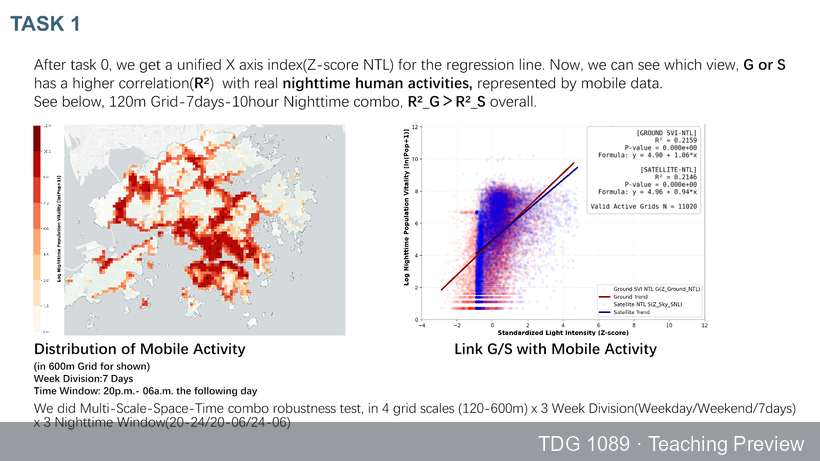
#> input picture assets/images/night-audit-human-activity.jpg, 820 x 461 px
$ python nighttime_image_metrics_demo.py ../assets/images/night-audit-human-activity.jpg
#> lines starting #> are read from the running program, lines starting #| are printed output that depends on the picture; after the words box and inside, x2 and y2 are one past the last pixel; in counts of white or black regions, pixels touching at a corner belong together; long printed decimals are rounded
"""A compact teaching demonstration for nighttime-image brightness metrics.

Adapted from the NightDiff repository's illumination-analysis workflow:
https://github.com/NickoKai1008/NightDiff-Eclipses_Navigate_Territories_of_Justice

Upstream code is licensed under Apache License 2.0. This file is a modified
teaching derivative: it uses English documentation, removes project-specific
paths, accepts one image through a command-line interface, and reports a
simplified global bright-pixel centroid rather than contour-level centroids.
See UPSTREAM_NIGHTDIFF_LICENSE.txt.
"""

from __future__ import annotations

import argparse
import json
from pathlib import Path

import numpy as np
from PIL import Image


def calculate_brightness_metrics(
    grayscale: np.ndarray,
    threshold: int = 200,
) -> dict[str, float | None]:
    """Calculate three interpretable metrics from a grayscale image.

    The metrics are mean pixel brightness, the share of pixels at or above the
    selected threshold, and the distance between the bright-pixel centroid and
    the image centre. Centroid distance is normalised to the interval 0–1.
    """

    pixels = np.asarray(grayscale, dtype=np.float64)
    if pixels.ndim != 2 or pixels.size == 0:
        raise ValueError("grayscale must be a non-empty two-dimensional array")
    if not 0 <= threshold <= 255:
        raise ValueError("threshold must be between 0 and 255")

    bright_mask = pixels >= threshold
    bright_coordinates = np.argwhere(bright_mask)

    centroid_distance = None
    if bright_coordinates.size:
        centroid_y, centroid_x = bright_coordinates.mean(axis=0)
        centre_y = (pixels.shape[0] - 1) / 2
        centre_x = (pixels.shape[1] - 1) / 2
        maximum_distance = float(np.hypot(centre_y, centre_x))
        raw_distance = float(np.hypot(centroid_y - centre_y, centroid_x - centre_x))
        centroid_distance = 0.0 if maximum_distance == 0 else raw_distance / maximum_distance

    return {
        "mean_brightness": float(pixels.mean()),
        "bright_pixel_share": float(bright_mask.mean()),
        "bright_centroid_distance": centroid_distance,
    }


def load_grayscale_image(image_path: Path, size: int) -> np.ndarray:
    """Load an image, convert it to grayscale and resize it to a square."""

    if size < 1:
        raise ValueError("size must be a positive integer")
    with Image.open(image_path) as image:
        grayscale = image.convert("L").resize((size, size), Image.Resampling.LANCZOS)
        return np.asarray(grayscale, dtype=np.uint8)


def main() -> None:
    parser = argparse.ArgumentParser(
        description="Calculate teaching-scale brightness metrics for one nighttime image.",
    )
    parser.add_argument("image", type=Path, help="Path to a JPEG or PNG image")
    parser.add_argument("--threshold", type=int, default=200, help="Bright-pixel threshold from 0 to 255")
    parser.add_argument("--size", type=int, default=512, help="Square analysis size in pixels")
    args = parser.parse_args()

    grayscale = load_grayscale_image(args.image, args.size)
#> in load_grayscale_image, image is the input picture: PIL image 820x461 RGB; mean R, G, B 230.5, 226.9, 228.4
#> in load_grayscale_image, `grayscale = image.convert("L").resize((size, size), Image.Resampling.L..`:
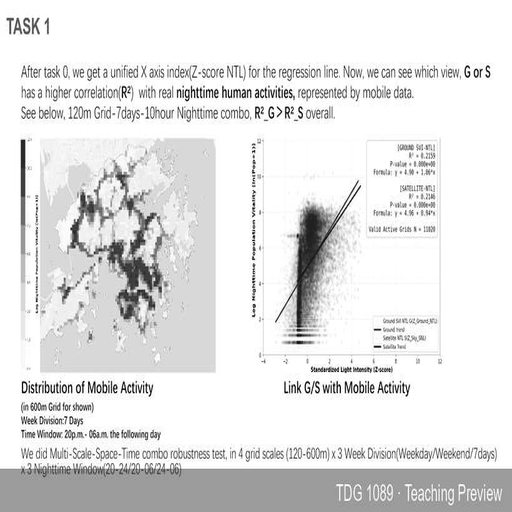
#> grayscale: PIL image 512x512 L; min 0, max 255, mean 227.9
    result = {
        "image": str(args.image),
        "threshold": args.threshold,
        "analysis_size": args.size,
        **calculate_brightness_metrics(grayscale, args.threshold),
    }
#> in calculate_brightness_metrics, `bright_mask = pixels >= threshold`:
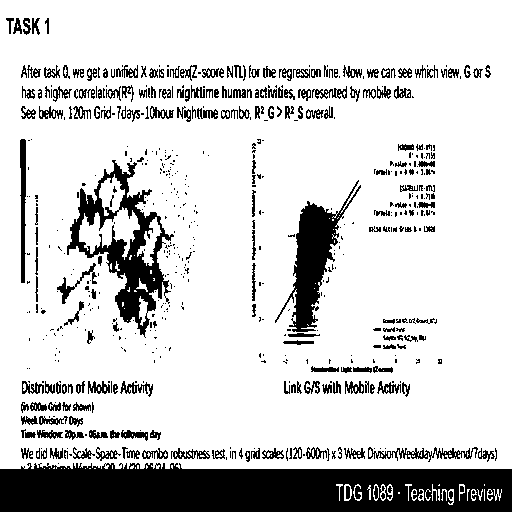
#> bright_mask: shape (512, 512) bool; 81.8% white; 607 black regions (383 under 20 px), largest, box (x1, y1, x2, y2) and area: (0, 463, 512, 512) 21451, (67, 160, 174, 338) 5491, (275, 180, 361, 332) 3857
#> in calculate_brightness_metrics, `bright_coordinates = np.argwhere(bright_mask)`: bright_coordinates = 214531 pairs, first value 0 to 504, second value 0 to 511
#> in calculate_brightness_metrics, `centroid_y, centroid_x = bright_coordinates.mean(axis=0)`: centroid_y = 232.8; centroid_x = 261.8
#> in calculate_brightness_metrics, `raw_distance = float(np.hypot(centroid_y - centre_y, centroid_x - cent..`: raw_distance = 23.53
#> in calculate_brightness_metrics, `centroid_distance = 0.0 if maximum_distance == 0 else raw_distance / m..`: centroid_distance = 0.0651
    print(json.dumps(result, indent=2))
#| {
#|   "image": "../assets/images/night-audit-human-activity.jpg",
#|   "threshold": 200,
#|   "analysis_size": 512,
#|   "mean_brightness": 227.899,
#|   "bright_pixel_share": 0.8184,
#|   "bright_centroid_distance": 0.06513
#| }


if __name__ == "__main__":
    main()

$ run again, on assets/images/night-audit-mismatch-map.jpg
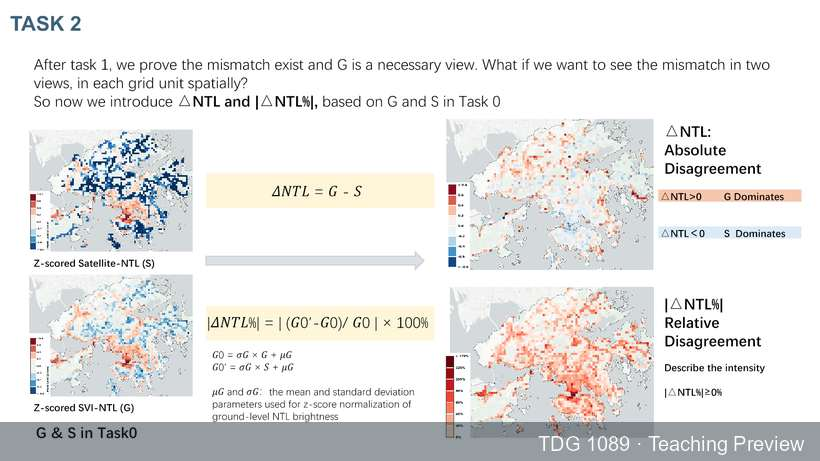
#> input picture assets/images/night-audit-mismatch-map.jpg, 820 x 461 px
#> in load_grayscale_image, image is the input picture: PIL image 820x461 RGB; mean R, G, B 230.1, 229.5, 228.5
#> in load_grayscale_image, `grayscale = image.convert("L").resize((size, size), Image.Resampling.L..`:
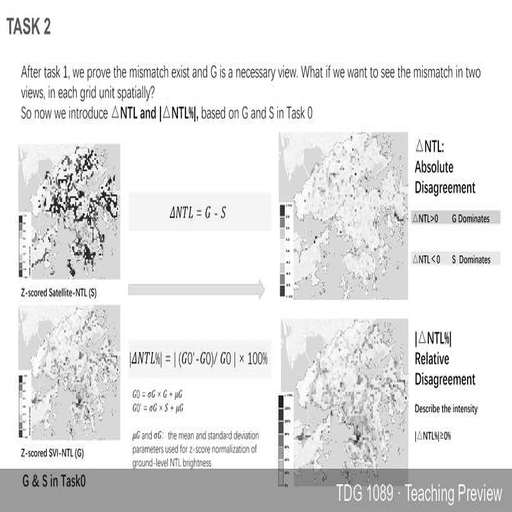
#> grayscale: PIL image 512x512 L; min 0, max 255, mean 229.4
#> in calculate_brightness_metrics, `bright_mask = pixels >= threshold`:
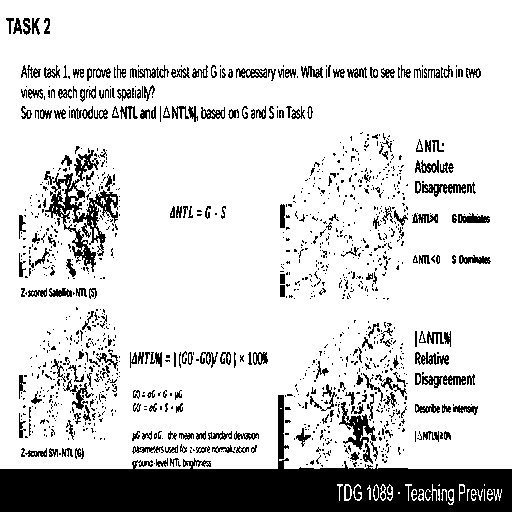
#> bright_mask: shape (512, 512) bool; 83.5% white; 1235 black regions (998 under 20 px), largest, box (x1, y1, x2, y2) and area: (0, 395, 512, 512) 21857, (45, 150, 118, 272) 2354, (339, 402, 377, 464) 701
#> bright_coordinates = 218849 pairs, first value 0 to 504, second value 0 to 511
#> centroid_y = 231.4; centroid_x = 258.7
#> raw_distance = 24.3
#> centroid_distance = 0.0672
#| {
#|   "image": "../assets/images/night-audit-mismatch-map.jpg",
#|   "threshold": 200,
#|   "analysis_size": 512,
#|   "mean_brightness": 229.391,
#|   "bright_pixel_share": 0.8348,
#> (further printed lines are left out)

$ run again, on assets/images/night-audit-mismatch-scenarios.jpg
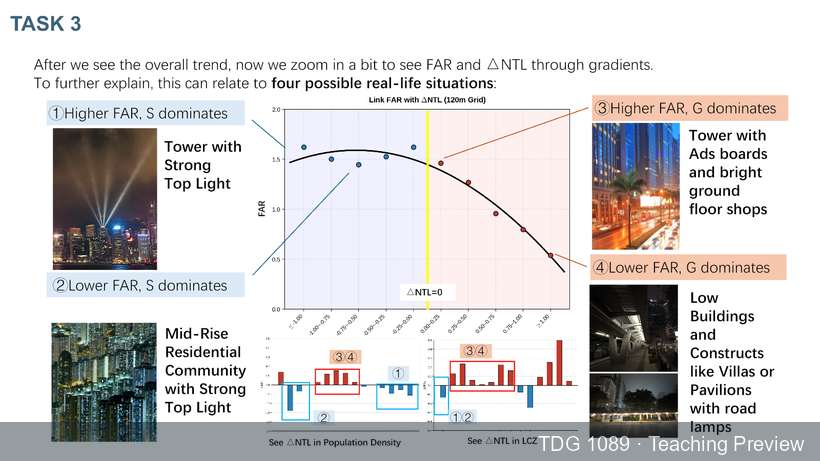
#> input picture assets/images/night-audit-mismatch-scenarios.jpg, 820 x 461 px
#> in load_grayscale_image, image is the input picture: PIL image 820x461 RGB; mean R, G, B 211.1, 208.9, 209.1
#> in load_grayscale_image, `grayscale = image.convert("L").resize((size, size), Image.Resampling.L..`:
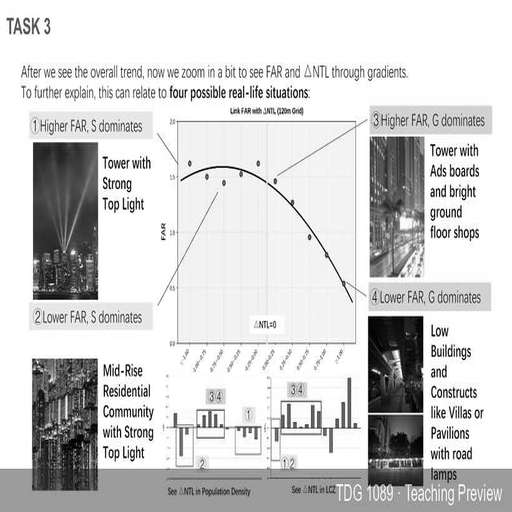
#> grayscale: PIL image 512x512 L; min 0, max 255, mean 209.3
#> in calculate_brightness_metrics, `bright_mask = pixels >= threshold`:
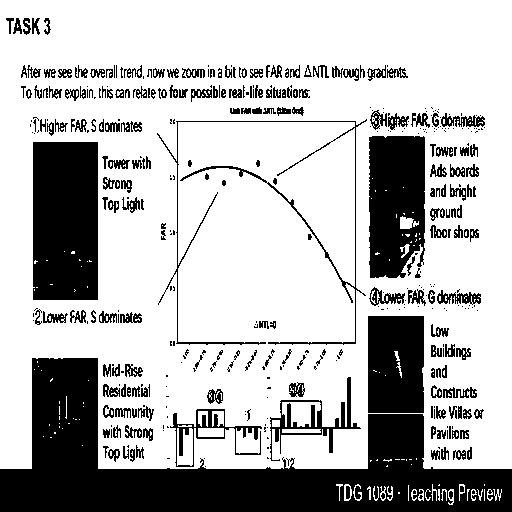
#> bright_mask: shape (512, 512) bool; 72.4% white; 413 black regions (209 under 20 px), largest, box (x1, y1, x2, y2) and area: (0, 358, 512, 512) 31468, (33, 142, 98, 300) 10224, (369, 136, 425, 278) 7095
#> bright_coordinates = 189746 pairs, first value 0 to 504, second value 0 to 511
#> centroid_y = 221.5; centroid_x = 261.4
#> raw_distance = 34.46
#> centroid_distance = 0.0954
#| {
#|   "image": "../assets/images/night-audit-mismatch-scenarios.jpg",
#|   "threshold": 200,
#|   "analysis_size": 512,
#|   "mean_brightness": 209.329,
#|   "bright_pixel_share": 0.7238,
#> (further printed lines are left out)

$ run again, on assets/images/night-audit-satellite-vs-svi.jpg
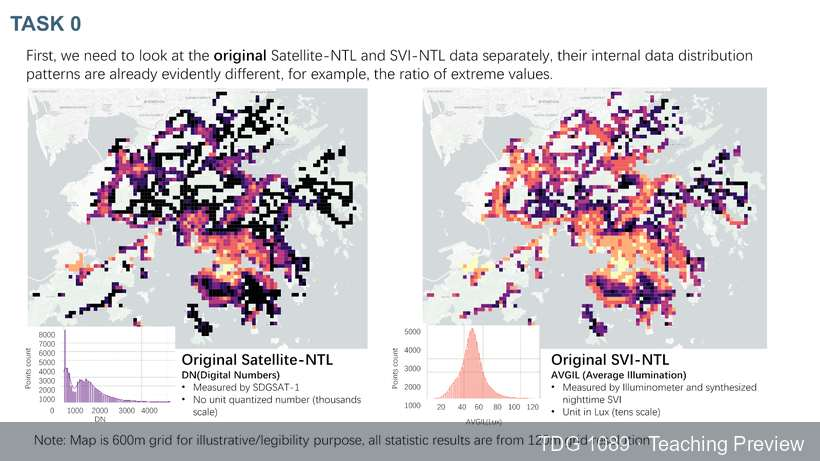
#> input picture assets/images/night-audit-satellite-vs-svi.jpg, 820 x 461 px
#> in load_grayscale_image, image is the input picture: PIL image 820x461 RGB; mean R, G, B 214.7, 208.8, 212.9
#> in load_grayscale_image, `grayscale = image.convert("L").resize((size, size), Image.Resampling.L..`:
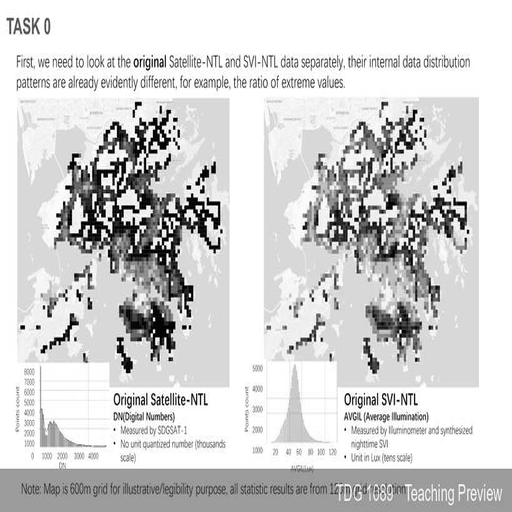
#> grayscale: PIL image 512x512 L; min 0, max 255, mean 210.9
#> in calculate_brightness_metrics, `bright_mask = pixels >= threshold`:
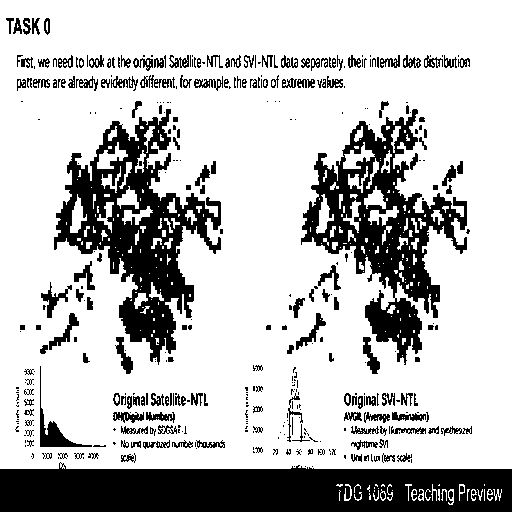
#> bright_mask: shape (512, 512) bool; 75.4% white; 393 black regions (215 under 20 px), largest, box (x1, y1, x2, y2) and area: (0, 462, 512, 512) 21251, (54, 109, 221, 365) 15264, (301, 109, 467, 365) 14208
#> bright_coordinates = 197693 pairs, first value 0 to 504, second value 0 to 511
#> centroid_y = 233.3; centroid_x = 258.5
#> raw_distance = 22.42
#> centroid_distance = 0.062
#| {
#|   "image": "../assets/images/night-audit-satellite-vs-svi.jpg",
#|   "threshold": 200,
#|   "analysis_size": 512,
#|   "mean_brightness": 210.897,
#|   "bright_pixel_share": 0.7541,
#> (further printed lines are left out)
